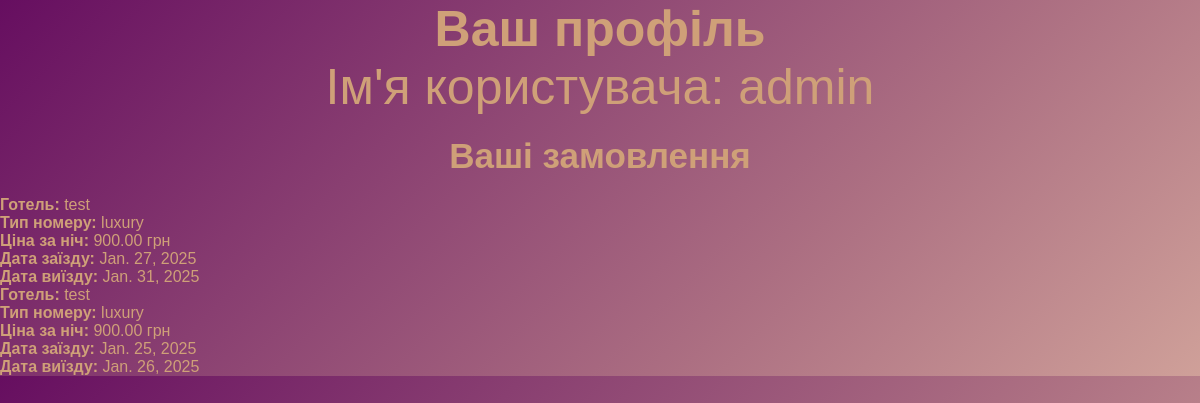
The app's page /ackount (signed in) with its own data.
### booking/models.py (models this page shows, shortened)
class Booking(models.Model):
    user = models.ForeignKey(User, on_delete=models.CASCADE)
    room = models.ForeignKey(HotelRoom, on_delete=models.SET_NULL, null=True, blank=True)
    start_date = models.DateField()
    end_date = models.DateField(null=True, blank=True)
    created_at = models.DateTimeField(auto_now_add=True)

### hotels/models.py (models this page shows, shortened)
class HotelRoom(models.Model):
    hotel = models.ForeignKey(Hotel, on_delete=models.CASCADE, related_name='hotel_rooms')
    room_type = models.ForeignKey(RoomType, on_delete=models.CASCADE, related_name='hotel_rooms')
    price_per_night = models.DecimalField(max_digits=10, decimal_places=2)
    total_count = models.PositiveIntegerField()
    available_count = models.PositiveIntegerField()

class Hotel(models.Model):
    name = models.CharField(max_length=100)
    image = models.ImageField(upload_to='', blank=True, null=True)
    description = models.TextField(max_length=500)
    rating = models.DecimalField(max_digits=5, decimal_places=1, default=0.0)
    address = models.CharField(max_length=200, default='Unknown address')  # Переконайтесь, що це поле існує
    phone_number = models.CharField(max_length=20)

class RoomType(models.Model):
    name = models.CharField(max_length=255)
    description = models.TextField(max_length=500, blank=True, null=True)

### main/views.py (the view)
# urls.py: path('ackount', views.account, name='ackount')
def account(request):
    bookings = Booking.objects.filter(user=request.user).select_related('room', 'room__hotel', 'room__room_type')
    return render(request, 'booking/acount.html', {'bookings': bookings})

### booking/templates/booking/acount.html (shortened to what this page needs)
{% load static %}
<!DOCTYPE html>
<html lang="en">
<head>
  <link rel="stylesheet" href="{% static 'main/css/acount.css' %}">
</head>
<body>
<h1>Ваш профіль</h1>
<p>Ім'я користувача: {{ user.username }}</p>
<h2>Ваші замовлення</h2>
<ul>
  {% for booking in bookings %}
    <li>
      <strong>Готель:</strong> {{ booking.room.hotel.name }}<br>
      <strong>Тип номеру:</strong> {{ booking.room.room_type.name }}<br>
      <strong>Ціна за ніч:</strong> {{ booking.room.price_per_night }} грн<br>
      <strong>Дата заїзду:</strong> {{ booking.start_date }}<br>
      <strong>Дата виїзду:</strong> {{ booking.end_date }}<br>
    </li>
  {% empty %}
    <p>У вас немає замовлень.</p>
  {% endfor %}
</ul>
</body>
</html>

### main/static/main/css/acount.css (style rules this page uses)
* { margin: 0; padding: 0; box-sizing: border-box; }
body { font-family: 'Arial', sans-serif; color: #cfa078; height: 100%; width: 100%; background: linear-gradient(135deg, #660e60, #893f71, #ac6f82, #cfa099); }
h1, p { text-align: center; font-size: 50px; }
h2 { text-align: center; font-size: 35px; margin: 20px; }

### records on screen
Booking: room.hotel.name "test", room.room_type.name "luxury", room.price_per_night "900.00", start_date "Jan. 27, 2025", end_date "Jan. 31, 2025"
Booking: room.hotel.name "test", room.room_type.name "luxury", room.price_per_night "900.00", start_date "Jan. 25, 2025", end_date "Jan. 26, 2025"

### other values on screen
{{ user.username }} "admin"
